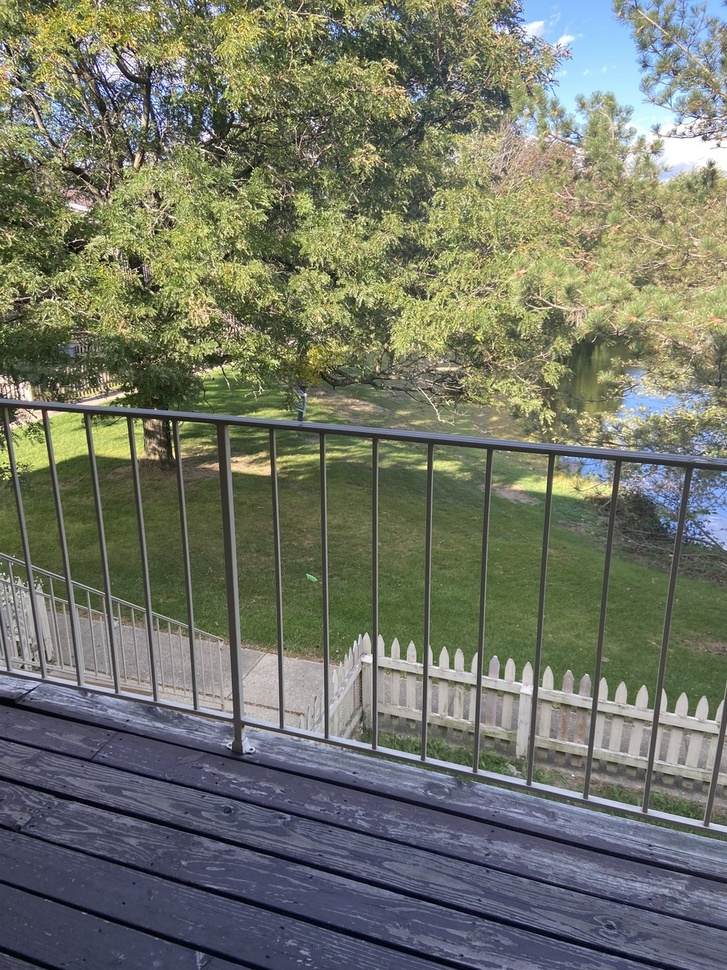
#> input picture Homeworks/hw4/HW4-Images/Figures/garden_1.jpg, 727 x 970 px, shrunk from 960 x 1280 before the run, found by its file name
$ python SIFT.py
#> lines starting #> are read from the running program, lines starting #| are printed output that depends on the picture

import cv2
import matplotlib.pyplot as plt


def sift_corr(img1_path, img2_path):
    img1 = cv2.imread(img1_path, cv2.IMREAD_GRAYSCALE)
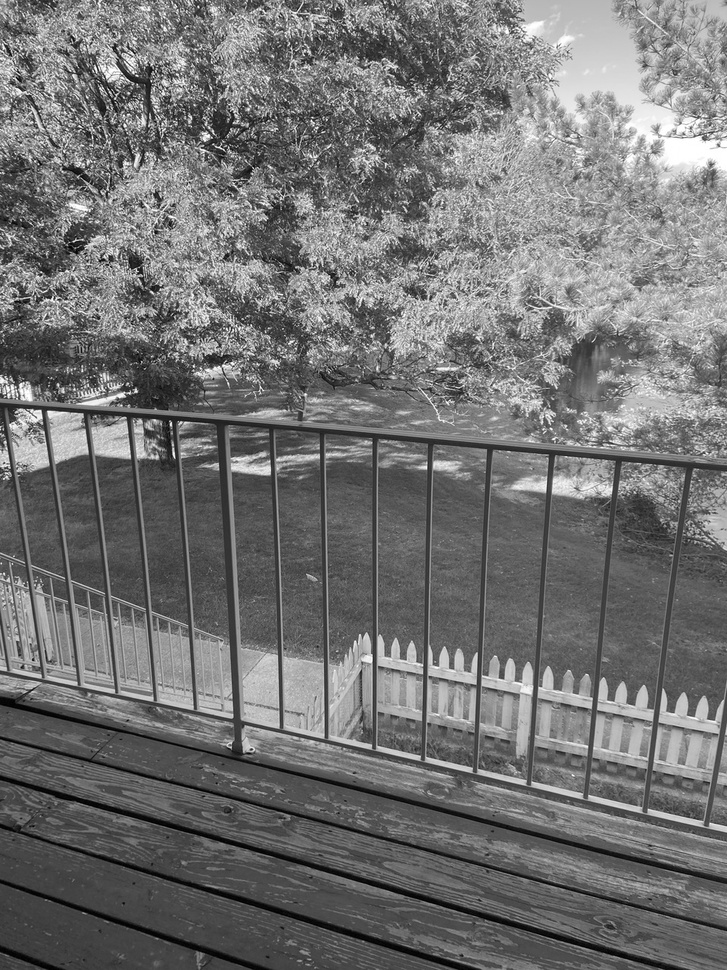
#> img1: shape (970, 727); min 0, max 255, mean 114.4
    img2 = cv2.imread(img2_path, cv2.IMREAD_GRAYSCALE)
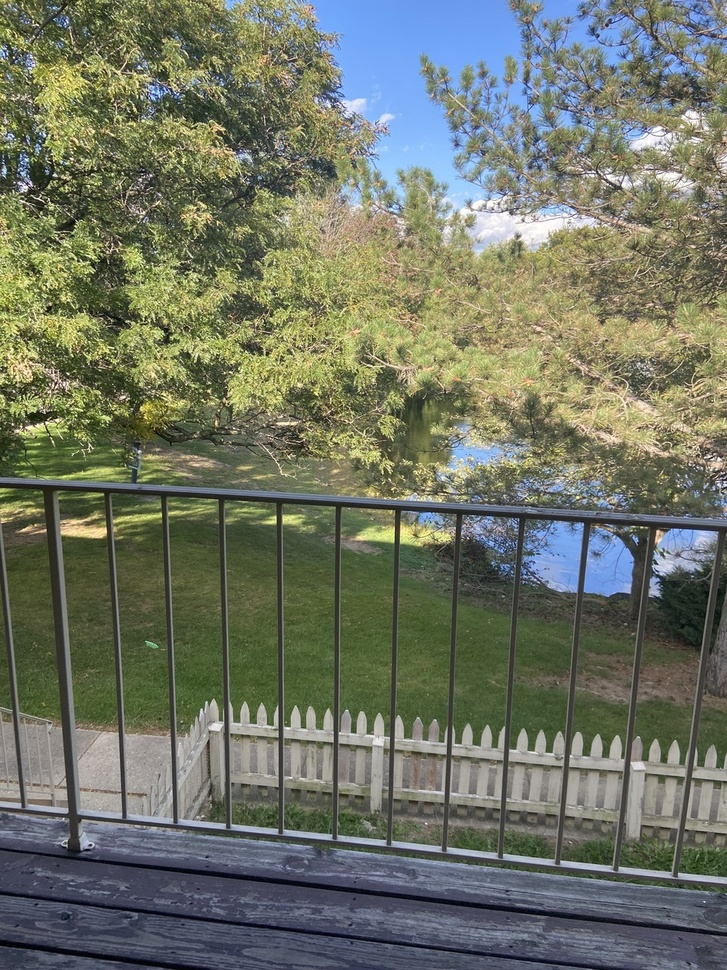
#> input picture Homeworks/hw4/HW4-Images/Figures/garden_2.jpg, 727 x 970 px, shrunk from 960 x 1280 before the run, found by its file name
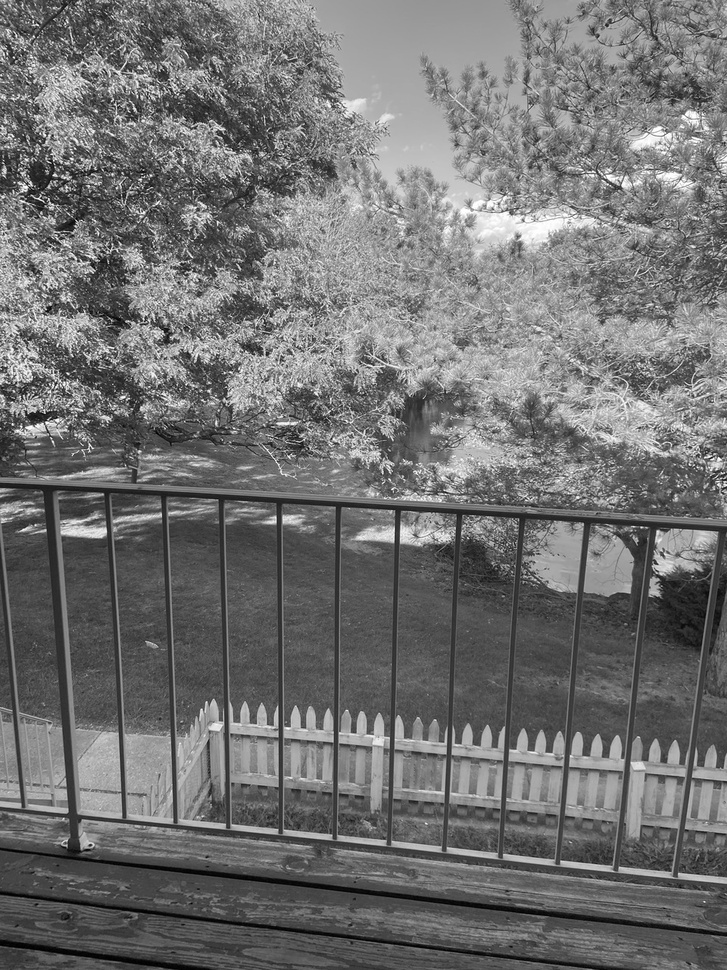
#> img2: shape (970, 727); min 0, max 255, mean 113.2
    print(f"{img1.shape=}")
#| img1.shape=(970, 727)
    print(f"{img2.shape=}")
#| img2.shape=(970, 727)

    # initiate SIFT detector
    sift = cv2.SIFT_create()

    # find the keypoints and descriptors with SIFT
    kp1, des1 = sift.detectAndCompute(img1, None)
#> kp1 = 6878 keypoints; strongest (x, y, size): (171, 424, 2), (129, 93, 1.8), (152, 292, 2.1), (125, 125, 2.1)
    print(f"Found {len(kp1)} keypoints in image1, {kp1[0]}.")
#> (printed output is left out)
    kp2, des2 = sift.detectAndCompute(img2, None)
#> kp2 = 7088 keypoints; strongest (x, y, size): (55, 175, 2.6), (90, 845, 1.9), (135, 109, 2.4), (140, 179, 1.9)
    print(f"Found {len(kp2)} keypoints in image2, {kp2[0]}.")
#> (printed output is left out)

    # FLANN parameters
    FLANN_INDEX_KDTREE = 1
    index_params = dict(algorithm=FLANN_INDEX_KDTREE, trees=5)
    search_params = dict(checks=50)  # or pass empty dictionary
    flann = cv2.FlannBasedMatcher(index_params, search_params)
    matches = flann.knnMatch(des1, des2, k=2)
#> matches = 6878 matches
    print(f"Established {len(matches)} point correspondences.")
#| Established 6878 point correspondences.

    # need to draw only good matches, so create a mask
    matchesMask = [[0, 0] for i in range(len(matches))]
#> matchesMask = 6878 pairs, first value 0 to 0, second value 0 to 0

    # ratio test as per Lowe's paper
    for i, (m, n) in enumerate(matches):
        if m.distance < 0.7 * n.distance:
            matchesMask[i] = [1, 0]
#> after the loop, matchesMask = 6878 pairs, first value 0 to 1, second value 0 to 0
    matches_len = len([1 for match in matchesMask if match[0] == 1])
#> matches_len = 1094
    print(f"Enabled {matches_len} matches.")
#| Enabled 1094 matches.

    draw_params = dict(
                       # matchColor=(0, 255, 0),
                       singlePointColor=(255, 0, 0),
                       matchesMask=matchesMask,
                       flags=cv2.DrawMatchesFlags_DEFAULT)
#> draw_params = 3 items

    img3 = cv2.drawMatchesKnn(img1, kp1, img2, kp2, matches, None, **draw_params)
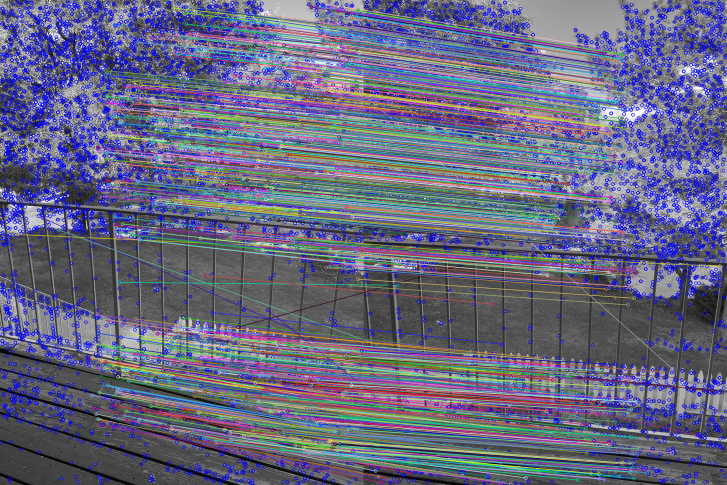
#> img3: shape (970, 1454, 3) (shown at 1/2 size); mean of channels 0, 1, 2 130.3, 103.2, 102.3; drawn as B, G, R
    plt.imshow(img3, ), plt.show()


if __name__ == "__main__":
    # [16 lines of commented-out code are left out]
    garden1 = '/home/edison/Research/ECE661/Homeworks/hw4/HW4-Images/Figures/garden_1.jpg'
    garden2 = '/home/edison/Research/ECE661/Homeworks/hw4/HW4-Images/Figures/garden_2.jpg'
    sift_corr(garden1, garden2)
